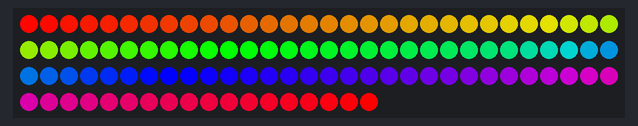
The sketch below on a simulated Arduino Uno, built with avr-gcc and run on an emulated ATmega328P. On the bench: 108 RGB LEDs in strip order, left to right, continuing on the next row.

Above: at 3.02 s.
At 4.23 s:
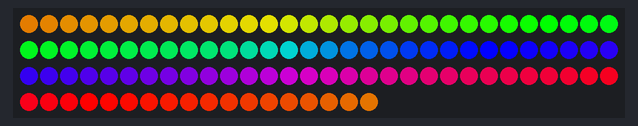
At 5.53 s:
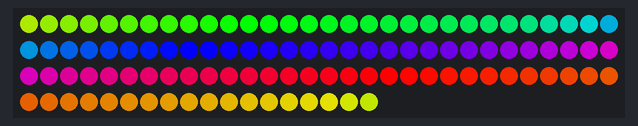
At 8.05 s:
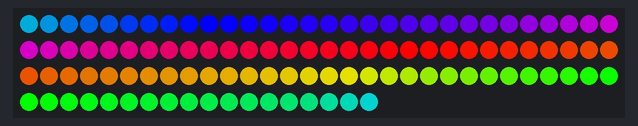
At 10.56 s:
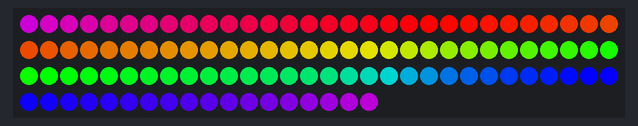
At 13.08 s:
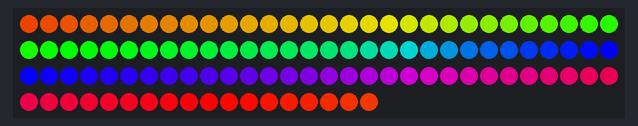

The sketch:

box-effects.ino
```cpp
/**
 * Adapted from the FastLED examples. Thank you so much to that team for the
 * excellent example files.
 *
 * @author Jacob Fischer <jacob.t.fischer@gmail.com>
 *
 * This is a small script that given some configuration about your LEDs uses
 * the FastLED library to slowly scroll through RGB colors of all hues. Unlike
 * most similar code that does this online, this script has configurable
 * segments so the color doesn't drastically change. Instead you get slow
 * colors fading through the strip, but never the same color across the entire
 * strip.
 */

#include <FastLED.h>

#define LED_PIN         5
#define COLOR_ORDER     GRB
#define CHIPSET         WS2812B
#define NUM_LEDS        (26*2 + 28*2)

#define BRIGHTNESS      255 // All LEDs' brightness
#define LOOP_DELAY      75  // loop delay, longer means slower animations

CRGB leds[NUM_LEDS];

void setup() {
  delay(3000); // sanity delay
  FastLED.addLeds<CHIPSET, LED_PIN, COLOR_ORDER>(leds, NUM_LEDS).setCorrection( TypicalLEDStrip );
  FastLED.setBrightness( BRIGHTNESS );
}

void fadeall() { for(int i = 0; i < NUM_LEDS; i++) { leds[i].nscale8(250); } } // not used

static byte offset = 0; // change to short or something if >255 leds

void loop() {
  offset += 1;
  offset = offset % NUM_LEDS; // cap so when a fade loop occurs it resets

  // for each leds, set it to some number between [0, 255] by an offset so it scrolls around the box
  for(int i = 0; i < NUM_LEDS; i++) {
    leds[i] = CHSV((int)((float)(i + offset) / (float)NUM_LEDS * 255.0) % 255, 255, 255);
  }

  FastLED.show();
  delay(LOOP_DELAY);
}
```

Measured:
- by itself, everything shown: repeats every 9.4 s, in 108 steps
